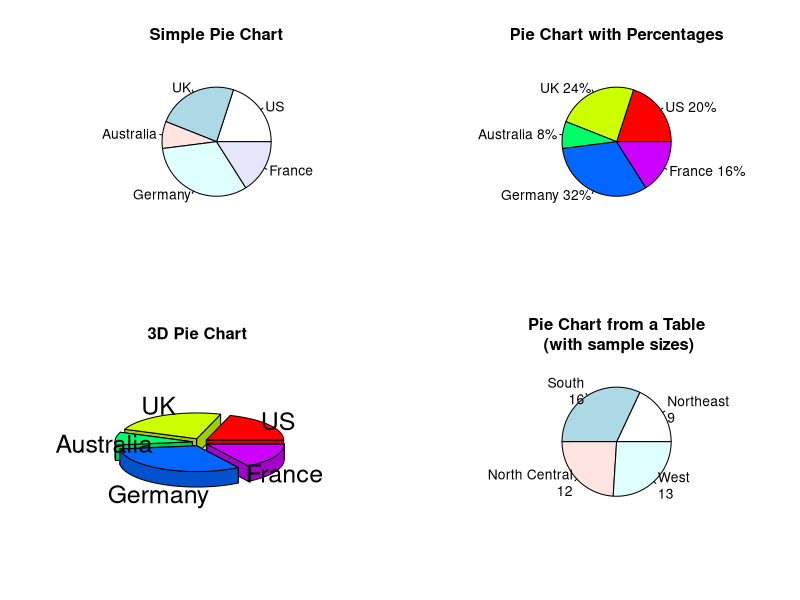
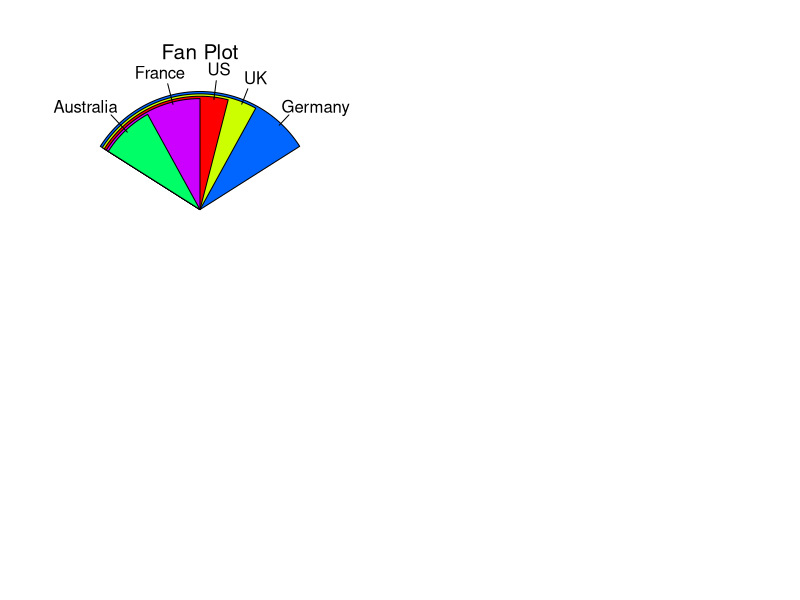

These figures' R source, in order:
#
# R in action (2 ed.)
#

#
# Pie charts
#

par(mfrow=c(2, 2))             

# 1
slices <- c(10, 12,4, 16, 8)    
lbls <- c("US", "UK", "Australia", "Germany", "France")   
pie(slices, labels = lbls, main="Simple Pie Chart")

# #2 : add %
pct <- round(slices/sum(slices)*100)      
lbls2 <- paste(lbls, " ", pct, "%", sep="")    
pie(slices, labels=lbls2, 
    col=rainbow(length(lbls2)),   
    main="Pie Chart with Percentages") 


# 3: 3D plot
library(plotrix)

pie3D(slices, labels=lbls, explode=0.1, main="3D Pie Chart ")


# 4 : Charts from a table
mytable <- table(state.region)       
lbls3 <- paste(names(mytable), "\n", mytable, sep="")   

pie(mytable, labels = lbls3,
    main="Pie Chart from a Table\n (with sample sizes)")

# Fan plot
library(plotrix)
slices <- c(10, 12,4, 16, 8) 
lbls <- c("US", "UK", "Australia", "Germany", "France")   
fan.plot(slices, labels = lbls, main="Fan Plot")


